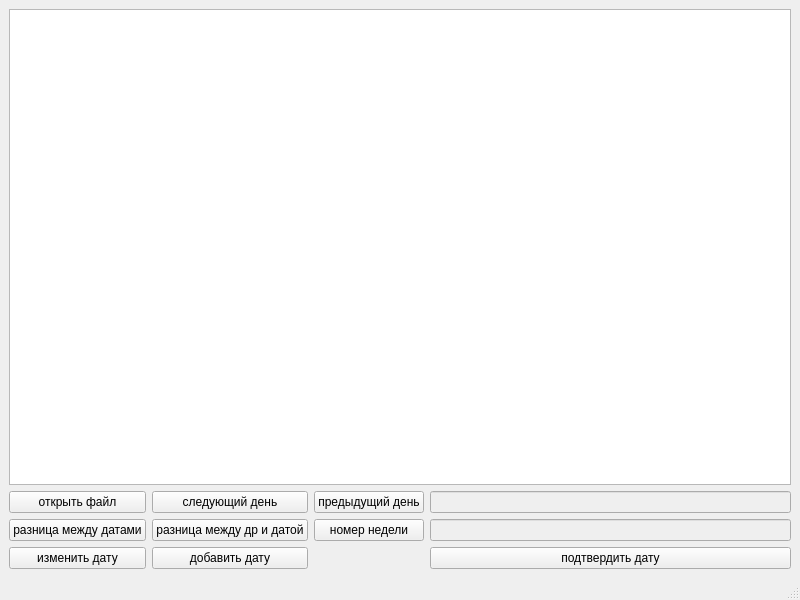
<?xml version="1.0" encoding="UTF-8"?>
<ui version="4.0">
 <class>MainWindow</class>
 <widget class="QMainWindow" name="MainWindow">
  <property name="geometry">
   <rect>
    <x>0</x>
    <y>0</y>
    <width>800</width>
    <height>600</height>
   </rect>
  </property>
  <property name="windowTitle">
   <string>MainWindow</string>
  </property>
  <widget class="QWidget" name="centralwidget">
   <layout class="QGridLayout" name="gridLayout">
    <item row="11" column="1">
     <widget class="QPushButton" name="pushButton_4">
      <property name="text">
       <string>разница между др и датой</string>
      </property>
     </widget>
    </item>
    <item row="12" column="1">
     <widget class="QPushButton" name="pushButton_8">
      <property name="text">
       <string>добавить дату</string>
      </property>
     </widget>
    </item>
    <item row="12" column="4">
     <widget class="QPushButton" name="pushButton_9">
      <property name="enabled">
       <bool>true</bool>
      </property>
      <property name="text">
       <string>подтвердить дату</string>
      </property>
     </widget>
    </item>
    <item row="11" column="0">
     <widget class="QPushButton" name="pushButton_5">
      <property name="text">
       <string>разница между датами</string>
      </property>
     </widget>
    </item>
    <item row="0" column="0" rowspan="8" colspan="5">
     <widget class="QTableWidget" name="tableWidget"/>
    </item>
    <item row="12" column="0">
     <widget class="QPushButton" name="pushButton_7">
      <property name="text">
       <string>изменить дату</string>
      </property>
     </widget>
    </item>
    <item row="8" column="1">
     <widget class="QPushButton" name="pushButton_2">
      <property name="text">
       <string>следующий день</string>
      </property>
     </widget>
    </item>
    <item row="8" column="0">
     <widget class="QPushButton" name="pushButton">
      <property name="text">
       <string>открыть файл</string>
      </property>
     </widget>
    </item>
    <item row="11" column="2" colspan="2">
     <widget class="QPushButton" name="pushButton_3">
      <property name="text">
       <string>номер недели</string>
      </property>
     </widget>
    </item>
    <item row="8" column="2" colspan="2">
     <widget class="QPushButton" name="pushButton_6">
      <property name="text">
       <string>предыдущий день</string>
      </property>
     </widget>
    </item>
    <item row="11" column="4">
     <widget class="QLineEdit" name="lineEdit">
      <property name="enabled">
       <bool>false</bool>
      </property>
     </widget>
    </item>
    <item row="8" column="4">
     <widget class="QLineEdit" name="lineEdit_2">
      <property name="enabled">
       <bool>false</bool>
      </property>
      <property name="text">
       <string/>
      </property>
     </widget>
    </item>
   </layout>
  </widget>
  <widget class="QMenuBar" name="menubar">
   <property name="geometry">
    <rect>
     <x>0</x>
     <y>0</y>
     <width>800</width>
     <height>22</height>
    </rect>
   </property>
  </widget>
  <widget class="QStatusBar" name="statusbar"/>
 </widget>
 <resources/>
 <connections/>
</ui>
